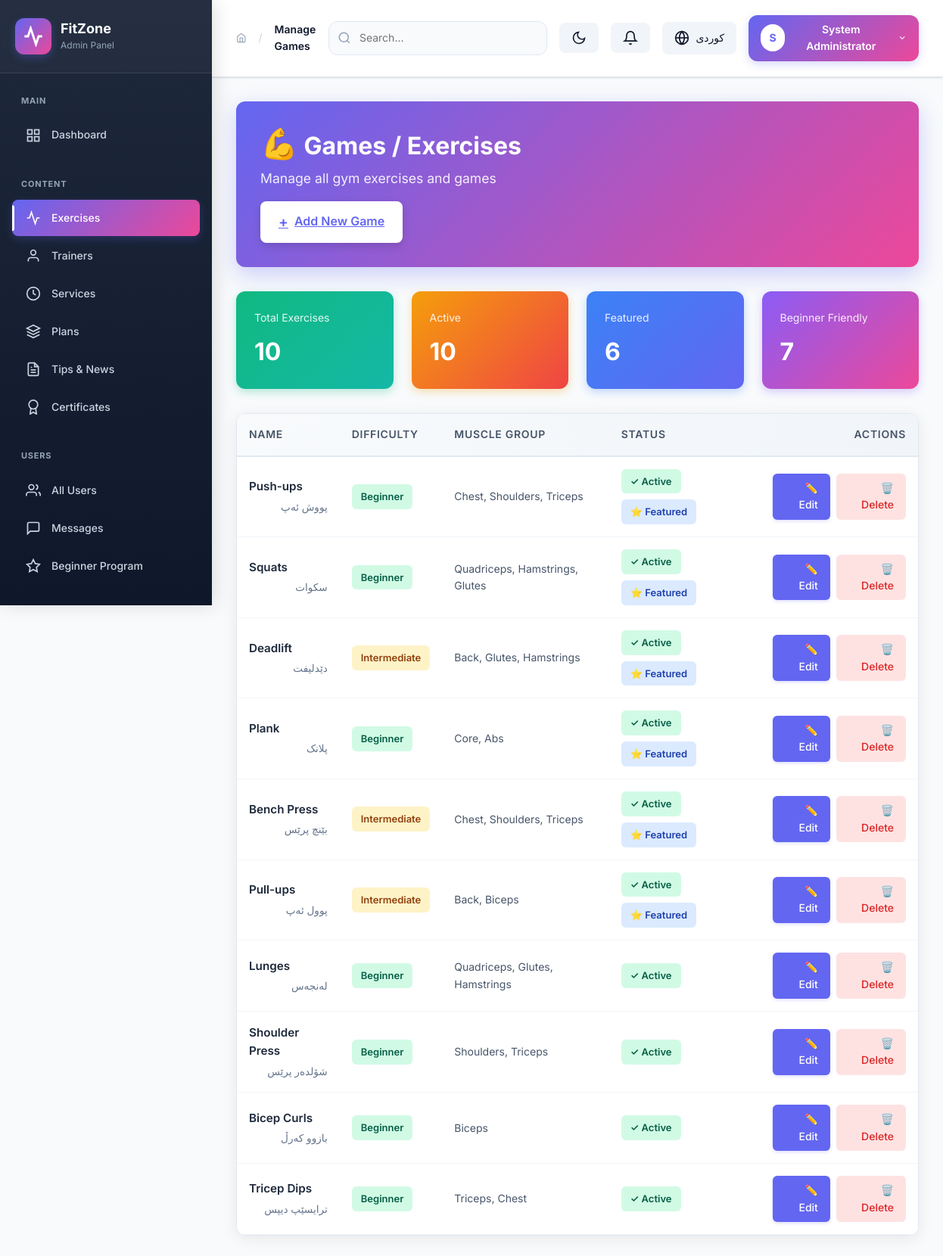
Screenshot of /admin/games.php (signed in) with the database file from the repository.
### tables this page shows
CREATE TABLE `games` (
    `id` INT PRIMARY KEY AUTO_INCREMENT,
    `name` VARCHAR(150) NOT NULL,
    `name_ku` VARCHAR(150),
    `description` TEXT,
    `description_ku` TEXT,
    `short_description` VARCHAR(255),
    `short_description_ku` VARCHAR(255),
    `image` VARCHAR(255),
    `youtube_url` VARCHAR(255),
    `difficulty` ENUM('beginner', 'intermediate', 'advanced') DEFAULT 'beginner',
    `muscle_group` VARCHAR(100),
    `muscle_group_ku` VARCHAR(100),
    `equipment_needed` VARCHAR(200),
    `equipment_needed_ku` VARCHAR(200),
    `duration_minutes` INT,
    `calories_burn` INT,
    `instructions` TEXT,
    `instructions_ku` TEXT,
    `tips` TEXT,
    `tips_ku` TEXT,
    `is_featured` TINYINT(1) DEFAULT 0,
    `is_beginner_friendly` TINYINT(1) DEFAULT 0,
    `sort_order` INT DEFAULT 0,
    `is_active` TINYINT(1) DEFAULT 1,
    `view_count` INT DEFAULT 0,
    `created_at` TIMESTAMP DEFAULT CURRENT_TIMESTAMP,
    `updated_at` TIMESTAMP DEFAULT CURRENT_TIMESTAMP ON UPDATE CURRENT_TIMESTAMP
);

### includes/functions.php (called while the page is built, shortened)
<?php
require_once __DIR__ . '/config.php';
function e($string) {
    return htmlspecialchars($string ?? '', ENT_QUOTES, 'UTF-8');
}
function isAdminLoggedIn() {
    return isset($_SESSION['admin_id']) && !empty($_SESSION['admin_id']);
}
function getCurrentAdmin() {
    return fetchOne("SELECT * FROM admins WHERE id = ?", [$_SESSION['admin_id']]);
}
function getCurrentLang() {
    return $_SESSION['lang'] ?? 'en';
}
function __($textEn, $textKu = null) {
    $lang = getCurrentLang();
    return $textEn;
}
function getLocalized($row, $field) {
    $lang = getCurrentLang();
    return $row[$field] ?? '';
}

### includes/config.php (called while the page is built, shortened)
<?php
class Database {
    private static $instance = null;
    private $connection;
    private function __construct() {
        try {
            $dsn = "mysql:host=" . DB_HOST . ";dbname=" . DB_NAME . ";charset=" . DB_CHARSET;
            $options = [
                PDO::ATTR_ERRMODE => PDO::ERRMODE_EXCEPTION,
                PDO::ATTR_DEFAULT_FETCH_MODE => PDO::FETCH_ASSOC,
                PDO::ATTR_EMULATE_PREPARES => false,
                PDO::MYSQL_ATTR_INIT_COMMAND => "SET NAMES utf8mb4 COLLATE utf8mb4_unicode_ci"
            ];
            $this->connection = new PDO($dsn, DB_USER, DB_PASS, $options);
        } catch (PDOException $e) {
            die("Database connection failed: " . $e->getMessage());
        }
    }
    public static function getInstance() {
        if (self::$instance === null) {
            self::$instance = new self();
        }
        return self::$instance;
    }
    public function getConnection() {
        return $this->connection;
    }
}
function db() {
    return Database::getInstance()->getConnection();
}
function query($sql, $params = []) {
    $stmt = db()->prepare($sql);
    $stmt->execute($params);
    return $stmt;
}
function fetchOne($sql, $params = []) {
    return query($sql, $params)->fetch();
}
function fetchAll($sql, $params = []) {
    return query($sql, $params)->fetchAll();
}

### admin/games.php (the view, shortened to what this page needs)
<?php
$action = $_GET['action'] ?? 'list';
$games = fetchAll("SELECT * FROM games ORDER BY sort_order, created_at DESC");
$pageTitle = 'Manage Games';
include 'includes/header.php';
?>
<?php if ($action === 'list'): ?>
<div class="page-header" style="background: linear-gradient(135deg, #6366f1 0%, #ec4899 100%); color: white; padding: 2rem; border-radius: 12px; margin-bottom: 2rem; box-shadow: 0 10px 30px rgba(99, 102, 241, 0.3);">
<div>
<h1 class="page-title" style="color: white; font-size: 2rem; font-weight: 700; margin-bottom: 0.5rem;">
<span class="icon" style="font-size: 2.5rem;">💪</span>
Games / Exercises
</h1>
<p class="page-subtitle" style="color: rgba(255,255,255,0.9); font-size: 1.1rem;">Manage all gym exercises and games</p>
</div>
<a href="?action=add" class="admin-btn" style="background: white; color: #6366f1; padding: 0.75rem 1.5rem; border-radius: 8px; font-weight: 600; display: inline-flex; align-items: center; gap: 0.5rem; box-shadow: 0 4px 12px rgba(0,0,0,0.15); transition: all 0.3s;">
<span class="icon" style="font-size: 1.2rem;">+</span>
Add New Game
</a>
</div>
<div style="display: grid; grid-template-columns: repeat(auto-fit, minmax(200px, 1fr)); gap: 1.5rem; margin-bottom: 2rem;">
<div style="background: linear-gradient(135deg, #10b981 0%, #14b8a6 100%); padding: 1.5rem; border-radius: 12px; color: white; box-shadow: 0 4px 12px rgba(16, 185, 129, 0.3);">
<div style="font-size: 0.875rem; opacity: 0.9; margin-bottom: 0.5rem;">Total Exercises</div>
<div style="font-size: 2rem; font-weight: 700;"><?php echo count($games); ?></div>
</div>
<div style="background: linear-gradient(135deg, #f59e0b 0%, #ef4444 100%); padding: 1.5rem; border-radius: 12px; color: white; box-shadow: 0 4px 12px rgba(245, 158, 11, 0.3);">
<div style="font-size: 0.875rem; opacity: 0.9; margin-bottom: 0.5rem;">Active</div>
<div style="font-size: 2rem; font-weight: 700;"><?php echo count(array_filter($games, fn($g) => $g['is_active'])); ?></div>
</div>
<div style="background: linear-gradient(135deg, #3b82f6 0%, #6366f1 100%); padding: 1.5rem; border-radius: 12px; color: white; box-shadow: 0 4px 12px rgba(59, 130, 246, 0.3);">
<div style="font-size: 0.875rem; opacity: 0.9; margin-bottom: 0.5rem;">Featured</div>
<div style="font-size: 2rem; font-weight: 700;"><?php echo count(array_filter($games, fn($g) => $g['is_featured'])); ?></div>
</div>
<div style="background: linear-gradient(135deg, #8b5cf6 0%, #ec4899 100%); padding: 1.5rem; border-radius: 12px; color: white; box-shadow: 0 4px 12px rgba(139, 92, 246, 0.3);">
<div style="font-size: 0.875rem; opacity: 0.9; margin-bottom: 0.5rem;">Beginner Friendly</div>
<div style="font-size: 2rem; font-weight: 700;"><?php echo count(array_filter($games, fn($g) => $g['is_beginner_friendly'])); ?></div>
</div>
</div>
<div class="admin-card" style="border-radius: 12px; box-shadow: 0 4px 20px rgba(0,0,0,0.08); overflow: hidden; border: 1px solid #e2e8f0; background: white;">
<div class="admin-table-wrapper">
<table class="admin-table-modern" style="width: 100%;">
<thead style="background: linear-gradient(135deg, #f8fafc 0%, #f1f5f9 100%); border-bottom: 2px solid #e2e8f0;">
<tr>
<th style="padding: 1rem; text-align: left; font-weight: 600; color: #475569; font-size: 0.875rem; text-transform: uppercase; letter-spacing: 0.05em;">Name</th>
<th style="padding: 1rem; text-align: left; font-weight: 600; color: #475569; font-size: 0.875rem; text-transform: uppercase; letter-spacing: 0.05em;">Difficulty</th>
<th style="padding: 1rem; text-align: left; font-weight: 600; color: #475569; font-size: 0.875rem; text-transform: uppercase; letter-spacing: 0.05em;">Muscle Group</th>
<th style="padding: 1rem; text-align: left; font-weight: 600; color: #475569; font-size: 0.875rem; text-transform: uppercase; letter-spacing: 0.05em;">Status</th>
<th style="padding: 1rem; text-align: right; font-weight: 600; color: #475569; font-size: 0.875rem; text-transform: uppercase; letter-spacing: 0.05em;">Actions</th>
</tr>
</thead>
<tbody style="background: white;">
<?php if (empty($games)): ?>
<tr>
<td colspan="5" class="empty-state">
<div class="empty-state-content">
<span class="empty-icon">💪</span>
<p>No games found</p>
<a href="?action=add" class="admin-btn admin-btn-primary admin-btn-sm">Add your first game</a>
</div>
</td>
</tr>
<?php else: ?>
<?php foreach ($games as $g): ?>
<tr style="border-bottom: 1px solid #f1f5f9; transition: all 0.2s; cursor: pointer;" onmouseover="this.style.background='#f8fafc'" onmouseout="this.style.background='white'">
<td style="padding: 1rem;">
<div>
<div style="font-weight: 600; color: #1e293b; font-size: 0.95rem; margin-bottom: 0.25rem;"><?php echo e($g['name']); ?></div>
<?php if ($g['name_ku']): ?>
<div style="color: #64748b; font-size: 0.85rem; direction: rtl;"><?php echo e($g['name_ku']); ?></div>
<?php endif; ?>
</div>
</td>
<td style="padding: 1rem;">
<span style="display: inline-flex; align-items: center; padding: 0.375rem 0.75rem; border-radius: 6px; font-size: 0.8125rem; font-weight: 600; <?php
$badgeColor = $g['difficulty'] === 'beginner' ? 'background: #d1fae5; color: #065f46;' :
              ($g['difficulty'] === 'intermediate' ? 'background: #fef3c7; color: #92400e;' :
              'background: #fee2e2; color: #991b1b;');
echo $badgeColor;
?>">
<?php echo ucfirst($g['difficulty']); ?>
</span>
</td>
<td style="padding: 1rem; color: #475569; font-size: 0.875rem;"><?php echo e($g['muscle_group']); ?></td>
<td style="padding: 1rem;">
<div style="display: flex; gap: 0.5rem; flex-wrap: wrap;">
<?php if ($g['is_active']): ?>
<span style="display: inline-flex; align-items: center; padding: 0.375rem 0.75rem; border-radius: 6px; font-size: 0.8125rem; font-weight: 600; background: #d1fae5; color: #065f46;">✓ Active</span>
<?php else: ?>
<span style="display: inline-flex; align-items: center; padding: 0.375rem 0.75rem; border-radius: 6px; font-size: 0.8125rem; font-weight: 600; background: #fee2e2; color: #991b1b;">✗ Inactive</span>
<?php endif; ?>
<?php if ($g['is_featured']): ?>
<span style="display: inline-flex; align-items: center; padding: 0.375rem 0.75rem; border-radius: 6px; font-size: 0.8125rem; font-weight: 600; background: #dbeafe; color: #1e40af;">⭐ Featured</span>
<?php endif; ?>
</div>
</td>
<td style="padding: 1rem; text-align: right;">
<div style="display: flex; gap: 0.5rem; justify-content: flex-end;">
<a href="?action=edit&id=<?php echo $g['id']; ?>" style="display: inline-flex; align-items: center; padding: 0.5rem 1rem; border-radius: 6px; font-size: 0.875rem; font-weight: 500; background: #6366f1; color: white; text-decoration: none; transition: all 0.2s; box-shadow: 0 2px 4px rgba(99,102,241,0.2);" onmouseover="this.style.background='#4f46e5'; this.style.boxShadow='0 4px 8px rgba(99,102,241,0.3)'" onmouseout="this.style.background='#6366f1'; this.style.boxShadow='0 2px 4px rgba(99,102,241,0.2)'">
✏️ Edit
</a>
<a href="?action=delete&id=<?php echo $g['id']; ?>" style="display: inline-flex; align-items: center; padding: 0.5rem 1rem; border-radius: 6px; font-size: 0.875rem; font-weight: 500; background: #fee2e2; color: #dc2626; text-decoration: none; transition: all 0.2s;" onmouseover="this.style.background='#fecaca'" onmouseout="this.style.background='#fee2e2'" onclick="return confirm('Are you sure you want to delete this game?')">
🗑️ Delete
</a>
</div>
</td>
</tr>
<?php endforeach; ?>
<?php endif; ?>
</tbody>
</table>
</div>
</div>
<?php endif; ?>
<?php include 'includes/footer.php'; ?>

### admin/includes/topbar.php (shortened to what this page needs)
<div class="admin-topbar">
    <div class="topbar-left">
        <div class="breadcrumb-nav">
            <svg width="20" height="20" viewBox="0 0 24 24" fill="none" stroke="currentColor" stroke-width="2">
                <path d="M3 9l9-7 9 7v11a2 2 0 0 1-2 2H5a2 2 0 0 1-2-2z"></path>
                <polyline points="9 22 9 12 15 12 15 22"></polyline>
            </svg>
            <span style="color: var(--gray-300); margin: 0 8px;">/</span>
            <span class="breadcrumb-item active"><?= isset($pageTitle) ? e($pageTitle) : __('Dashboard', 'داشبۆرد') ?></span>
        </div>
    </div>
    <div class="topbar-right">
        <div class="topbar-search d-none d-md-block">
            <input type="text" placeholder="<?= __('Search...', 'گەڕان...') ?>" id="globalSearch">
        </div>
        <button class="topbar-btn" id="darkModeToggle" title="<?= __('Toggle Dark Mode', 'گۆڕینی دۆخی تاریک') ?>">
            <svg width="20" height="20" viewBox="0 0 24 24" fill="none" stroke="currentColor" stroke-width="2">
                <path d="M21 12.79A9 9 0 1 1 11.21 3 7 7 0 0 0 21 12.79z"></path>
            </svg>
        </button>
        <div class="dropdown">
            <button class="topbar-btn topbar-notifications" data-bs-toggle="dropdown">
                <svg width="20" height="20" viewBox="0 0 24 24" fill="none" stroke="currentColor" stroke-width="2">
                    <path d="M18 8A6 6 0 0 0 6 8c0 7-3 9-3 9h18s-3-2-3-9"></path>
                    <path d="M13.73 21a2 2 0 0 1-3.46 0"></path>
                </svg>
            </button>
        </div>
        <a href="?lang=<?= $lang === 'en' ? 'ku' : 'en' ?>" class="topbar-btn">
            <svg width="20" height="20" viewBox="0 0 24 24" fill="none" stroke="currentColor" stroke-width="2">
                <circle cx="12" cy="12" r="10"></circle>
                <line x1="2" y1="12" x2="22" y2="12"></line>
                <path d="M12 2a15.3 15.3 0 0 1 4 10 15.3 15.3 0 0 1-4 10 15.3 15.3 0 0 1-4-10 15.3 15.3 0 0 1 4-10z"></path>
            </svg>
            <span><?= $lang === 'en' ? 'کوردی' : 'English' ?></span>
        </a>
        <div class="dropdown">
            <button class="topbar-profile" data-bs-toggle="dropdown">
                <div class="profile-avatar">
                    <?= strtoupper(substr(getLocalized($currentAdmin, 'full_name'), 0, 1)) ?>
                </div>
                <span class="d-none d-md-inline"><?= e(getLocalized($currentAdmin, 'full_name')) ?></span>
                <svg width="14" height="14" viewBox="0 0 24 24" fill="none" stroke="currentColor" stroke-width="2">
                    <polyline points="6 9 12 15 18 9"></polyline>
                </svg>
            </button>
        </div>
    </div>
</div>

### rows the page displays
games: name "Push-ups", name_ku "پووش ئەپ", difficulty "Beginner", muscle_group "Chest, Shoulders, Triceps", is_active "✓ Active", is_featured "⭐ Featured"
games: name "Squats", name_ku "سکوات", difficulty "Beginner", muscle_group "Quadriceps, Hamstrings, Glutes", is_active "✓ Active", is_featured "⭐ Featured"
games: name "Deadlift", name_ku "دێدلیفت", difficulty "Intermediate", muscle_group "Back, Glutes, Hamstrings", is_active "✓ Active", is_featured "⭐ Featured"
games: name "Plank", name_ku "پلانک", difficulty "Beginner", muscle_group "Core, Abs", is_active "✓ Active", is_featured "⭐ Featured"
games: name "Bench Press", name_ku "بێنچ پرێس", difficulty "Intermediate", muscle_group "Chest, Shoulders, Triceps", is_active "✓ Active", is_featured "⭐ Featured"
games: name "Pull-ups", name_ku "پوول ئەپ", difficulty "Intermediate", muscle_group "Back, Biceps", is_active "✓ Active", is_featured "⭐ Featured"
games: name "Lunges", name_ku "لەنجەس", difficulty "Beginner", muscle_group "Quadriceps, Glutes, Hamstrings", is_active "✓ Active"
games: name "Shoulder Press", name_ku "شۆلدەر پرێس", difficulty "Beginner", muscle_group "Shoulders, Triceps", is_active "✓ Active"
games: name "Bicep Curls", name_ku "بازوو کەرڵ", difficulty "Beginner", muscle_group "Biceps", is_active "✓ Active"
games: name "Tricep Dips", name_ku "ترایسێپ دیپس", difficulty "Beginner", muscle_group "Triceps, Chest", is_active "✓ Active"

### other values shown
SITE_NAME "FitZone"
__('Admin Panel', 'پانێڵی بەڕێوەبەر') "Admin Panel"
__('Main', 'سەرەکی') "MAIN"
__('Dashboard', 'داشبۆرد') "Dashboard"
__('Content', 'ناوەڕۆک') "CONTENT"
__('Exercises', 'ڕاهێنانەکان') "Exercises"
__('Trainers', 'ڕاهێنەرەکان') "Trainers"
__('Services', 'خزمەتگوزاریەکان') "Services"
__('Plans', 'پلانەکان') "Plans"
__('Tips & News', 'ئامۆژگاری و هەواڵ') "Tips & News"
__('Certificates', 'بڕوانامەکان') "Certificates"
__('Users', 'بەکارهێنەران') "USERS"
__('All Users', 'هەموو بەکارهێنەران') "All Users"
__('Messages', 'پەیامەکان') "Messages"
__('Beginner Program', 'پڕۆگرامی سەرەتایی') "Beginner Program"
